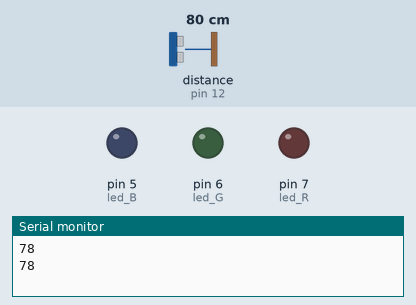
Simulated run of this sketch. Board: Arduino Uno, built with avr-gcc and run on an emulated ATmega328P. On the bench: output pins drawn as LEDs (lit = HIGH), the last lines printed to the serial monitor. Wiring (inferred from the names in the program): ultrasonic range finder: trigger pin 13; echo pin 12. The test bench sets the inputs (shaded band); at power-on: distance to the obstacle (sensor on pin 12) 80 cm. The echo pulse lasts 58.3 µs per cm; pins used as bus, display or sensor lines are not drawn.

Above: at 1.8 s.
1.9 s: distance to the obstacle (sensor on pin 12) set to 23 cm
3.4 s: distance to the obstacle (sensor on pin 12) set to 18 cm
At 5.2 s:
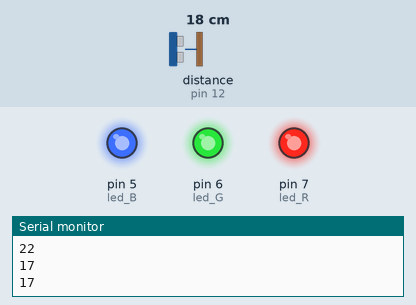
5.5 s: distance to the obstacle (sensor on pin 12) set to 35 cm
At 7.0 s:
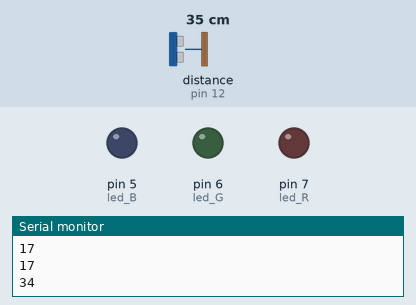
7.5 s: distance to the obstacle (sensor on pin 12) set to 2 cm
At 8.6 s:
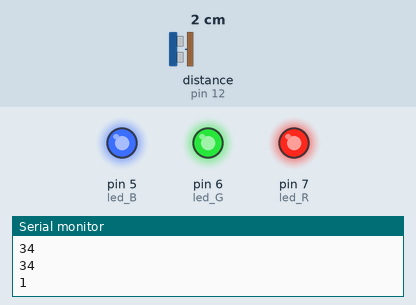
Timing chart, 0 to 10.5 s (numbered marks = the images above; inputs shaded):
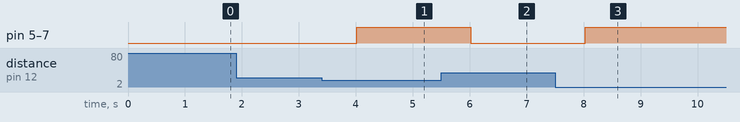

The sketch:

UsLED.ino
```cpp
int Trig = 13;
int Echo = 12;
int led_R = 7;
int led_G = 6;
int led_B = 5;

void setup() {
  Serial.begin(9600);
  pinMode(Trig, OUTPUT);
  pinMode(Echo, INPUT);
  pinMode(led_R, OUTPUT);
  pinMode(led_G, OUTPUT);
  pinMode(led_B, OUTPUT);
}

void loop() {
  digitalWrite(Trig, LOW);
  digitalWrite(Echo, LOW);
  delayMicroseconds(2);
  digitalWrite(Trig, HIGH);
  delayMicroseconds(10);
  digitalWrite(Trig, LOW);

  unsigned long duration = pulseIn(Echo, HIGH);
  float distance = ((float)(340*duration) / 10000) / 2;

  Serial.println(int(distance));
  //Serial.println("cm");

  if(distance < 20) {
    digitalWrite(led_R, HIGH);
    digitalWrite(led_G, HIGH);
    digitalWrite(led_B, HIGH);
  }
  else {
    digitalWrite(led_R, LOW);
    digitalWrite(led_G, LOW);
    digitalWrite(led_B, LOW);
  }

  delay(1000);
}
```

Measured:
- the behaviour switches between 21 and 20 cm on distance to the obstacle (sensor on pin 12) (found by bisection; images 0 and 1)
- after the input at 3.4 s, pin 5 (led_B), pin 6 (led_G), pin 7 (led_R): LOW → HIGH after 0.62 s
- after the input at 5.5 s, pin 5 (led_B), pin 6 (led_G), pin 7 (led_R): HIGH → LOW after 0.52 s
- after the input at 7.5 s, pin 5 (led_B), pin 6 (led_G), pin 7 (led_R): LOW → HIGH after 0.52 s
